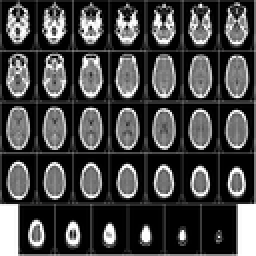
%> input picture Images/ct_brain.png, 128 x 128 px, shrunk from 1024 x 1024 before the run (shown 2 times larger)
$ octave key_sensitivity_encrpn_paper1.m   (GNU Octave 9; MATLAB toolbox functions it lacks are replaced by stand-ins)
%> lines starting %> are read from the running program, lines starting %| are printed output that depends on the picture; in (x1, y1, x2, y2) boxes, pixels count from 0 and x2, y2 are one past the last pixel; in counts of white or black regions, pixels touching at a corner belong together; the program's own positions count from 1
clc
clear all


i0 = imread('ct_brain.png');
%> i0 is the input picture: size 128x128x3 uint8; mean R, G, B 67.6, 67.6, 67.6

i1 = encr(i0,0);
% [23 lines not run here, left out]
function x = pwlcm(x,n)
% x = (0,1) and n = (0,0.5)
if 0.5 < x && x <= 1
		x = pwlcm(1-x,n);
end
if 0 <= x && x < n
		x = x/n;
end
if n <= x && x <= 0.5
		x = (x-n)/(0.5-n);
end
end

function img = encr(image,flag)
%> called with flag = 0
c0 = image;

% reading image's pixel in c
%c0 = imread('tank.png');
%c0 = squeeze(c0(:,:,3));
% get the dimensions of the image
[M,N] = size(c0);
%> M = 128; N = 384
cd = double(c0);

% extracting all bit one by one
% from 1st to 8th in variable
% from c1 to c8 respectively
c1 = mod(cd, 2);
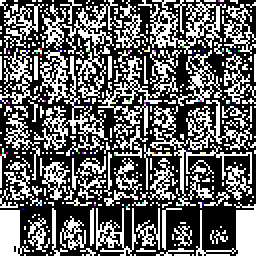
%> c1: size 128x128x3 double (shown 2 times larger); mean R, G, B 0.397, 0.397, 0.398
c2 = mod(floor(cd/2), 2);
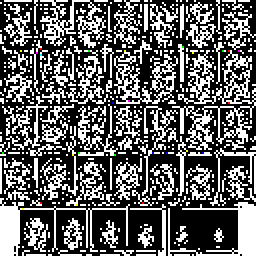
%> c2: size 128x128x3 double (shown 2 times larger); mean R, G, B 0.384, 0.383, 0.383
c3 = mod(floor(cd/4), 2);
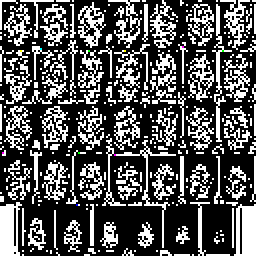
%> c3: size 128x128x3 double (shown 2 times larger); mean R, G, B 0.336, 0.336, 0.336
c4 = mod(floor(cd/8), 2);
c5 = mod(floor(cd/16), 2);
c6 = mod(floor(cd/32), 2);
c7 = mod(floor(cd/64), 2);
c8 = mod(floor(cd/128), 2);
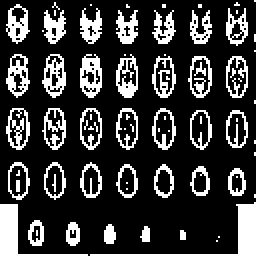
%> c8: size 128x128x3 double (shown 2 times larger); values 0 (black) and 1 (white), 22.1% white; 79 white regions (45 under 20 px), largest, box (x1, y1, x2, y2) and area: (45, 101, 128, 128) 310, (0, 102, 44, 128) 269, (40, 27, 51, 49) 151

% creating A1 and A2 matrices containing the bitplane
A1 = [c1 c2 c3 c4 ];
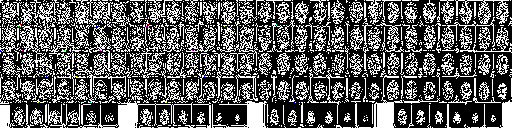
%> A1: size 128x512x3 double; mean R, G, B 0.362, 0.362, 0.362
A2 = [c5 c6 c7 c8 ];
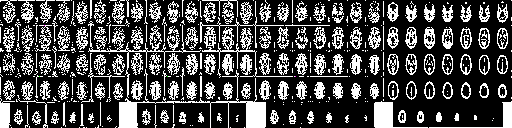
%> A2: size 128x512x3 double; mean R, G, B 0.29, 0.29, 0.29
L = 4*M*N;
%> L = 196608
X = zeros(1,M*N);

% key for diffusion phase
x0 = 0.3;
n0 = 0.2;
% key for confusion phase
y0 = 0.3;
u0 = 0.2;

if flag == 1
  x0 = x0 + 0.0000001;
end

X(1) = x0;
for i= 1:M*N-1
    X(i+1)=pwlcm(X(i),n0);
end
X = mod(floor(X*10^14),256);

x1 = mod(X, 2);
x2 = mod(floor(X/2), 2);
x3 = mod(floor(X/4), 2);
x4 = mod(floor(X/8), 2);
x5 = mod(floor(X/16), 2);
x6 = mod(floor(X/32), 2);
x7 = mod(floor(X/64), 2);
x8 = mod(floor(X/128), 2);

b1 = [x1 x2 x3 x4];
b2 = [x5 x6 x7 x8];
% initiating the encryption
% Diffusion phase
% sum calculates the sum of each column then calling sum to calculate the overall
% calling sum twice because A2 is a matrix
sum1 = sum(sum(A2));
%> sum1 = [19037 19037 19037]

% circle shift the matrix to the right by the value in sum1
A11 = circshift(A1,sum1(1),2);
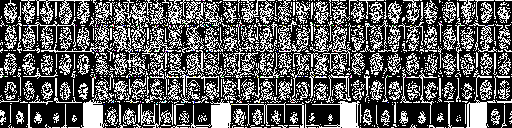
%> A11: size 128x512x3 double; mean R, G, B 0.362, 0.362, 0.362; mean of the top-left, top-right, bottom-left and bottom-right quarters 0.381, 0.373, 0.355, 0.338
%> the run ends on the next line
% Initializing B1
B1 = zeros(L,1);
B1(1) = xor(xor(xor(A11(1),A11(L)),A2(1)),b1(1));

for i = 2:L
   B1(i) = xor(xor(xor(A11(i),A11(i-1)),A2(i)),b1(i));
end

% Calling sum on B1 only once since B1 is an array.
sum2 = sum(B1);

A22 = circshift(A2,sum2,2);
%A22 = [1,1,0,0,0];
% Initializing B2
B2 = zeros(L,1);
B2(1) = xor(xor(xor(A22(1),A22(L)),B1(1)),b2(1));

for i = 2:L
  B2(i) = xor(xor(xor(A22(i),A22(i-1)),B1(i)),b2(i));
end

% confusion phase
% using randi in place of key from chaotic maps
% generates a random numbers from 1 to L.
% length of the Y and Z is L
%Y = [1:L];
%Z = [1:L];

% Y = randi(1,L);
% Z = randi(1,L);
% key for confusion phase
y0 = 0.2;
u0 = 0.4;

if flag == 1
  y0 = y0 + 0.0000001;
end

sum3 = sum2 + sum(B2);
s0 = mod(y0+sum3/L,1);
S = zeros(1,2*L);
S(1) = s0;
% for i = 1:2*L-1
%    S(i+1) = pwlcm(s0,u0);
% end

for i=1:2*L-1
    if S(i)>=0 && S(i)<u0
        S(i+1)=S(i)/u0;
    end
    if S(i)>=u0 && S(i)<0.5
        S(i+1)=(S(i)-u0)/(0.5-u0);
    end
    if S(i)>=0.5 && S(i)<1-u0
        S(i+1)=(1-u0-S(i))/(0.5-u0);
    end
    if S(i)>=1-u0 && S(i)<1
        S(i+1)=(1-S(i))/u0;
    end
end

s1 = S(1:L);
s2 = S(L+1:2*L);

Y = mod(floor(s1 * 10^14),L) + 1;
Z = mod(floor(s2 * 10^14),L) + 1;

for i = 1:L
  [B2(Y(i)),B1(i)] = deal(B1(i),B2(Y(i)));
end

for j = 1:L
  [B1(Z(j)),B2(j)] = deal(B2(j),B1(Z(j)));
end

% I have not implemented the number of rounds
% simplicity sake we can assume n=1. However, to implement n rounds,
% we would have to loop the diffusion and confusion phase.

% converting the array C1  and C2 into matrices
E1 = reshape(B1,[M,4*N]);
E2 = reshape(B2,[M,4*N]);

% splitting the matrices into bitplanes
E11 = mat2cell(E1,M,[N N N N]);
E22 = mat2cell(E2,M,[N N N N]);

% extracting bitplances from E11 and E22
e1 = cell2mat(E11(1));
e2 = cell2mat(E11(2));
e3 = cell2mat(E11(3));
e4 = cell2mat(E11(4));
e5 = cell2mat(E22(1));
e6 = cell2mat(E22(2));
e7 = cell2mat(E22(3));
e8 = cell2mat(E22(4));

% combining bitplanes again to form the encrypted image
ee = (2 * (2 * (2 * (2 * (2 * (2 * (2 * e8 + e7) + e6) + e5) + e4) + e3) + e2) + e1);
img = uint8(ee);

% plotting original image in first subplot
subplot(2, 5, 1);
imshow(c0);
title('Original Image');

% plotting recombined image in second subplot
subplot(2,5,3);
imshow(uint8(ee));
title('Encrypted Image');
%imwrite(ee,'encrypted.png','BitDepth',16);

end
